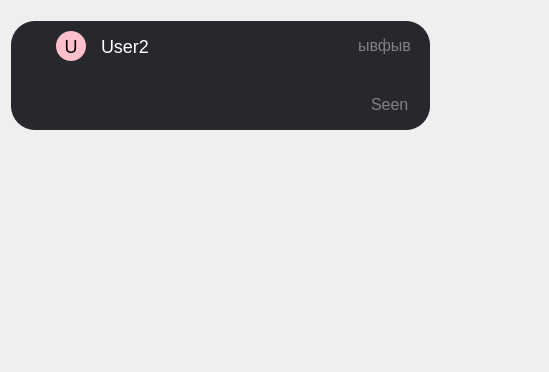
<?xml version="1.0" encoding="UTF-8"?>
<ui version="4.0">
 <class>Form</class>
 <widget class="QWidget" name="Form">
  <property name="geometry">
   <rect>
    <x>0</x>
    <y>0</y>
    <width>549</width>
    <height>372</height>
   </rect>
  </property>
  <property name="windowTitle">
   <string>Form</string>
  </property>
  <widget class="QFrame" name="Message_">
   <property name="geometry">
    <rect>
     <x>10</x>
     <y>20</y>
     <width>421</width>
     <height>111</height>
    </rect>
   </property>
   <property name="sizePolicy">
    <sizepolicy hsizetype="Preferred" vsizetype="Fixed">
     <horstretch>0</horstretch>
     <verstretch>0</verstretch>
    </sizepolicy>
   </property>
   <property name="minimumSize">
    <size>
     <width>400</width>
     <height>90</height>
    </size>
   </property>
   <property name="maximumSize">
    <size>
     <width>16777215</width>
     <height>220</height>
    </size>
   </property>
   <property name="styleSheet">
    <string notr="true">QFrame {
background-color:rgba(38,40,45,255);
border-radius:25%;
border:2px solid transparent;
}

QFrame:acrtive {
	border:none;
}</string>
   </property>
   <layout class="QVBoxLayout" name="Message" stretch="1,3,1">
    <property name="spacing">
     <number>2</number>
    </property>
    <property name="leftMargin">
     <number>35</number>
    </property>
    <property name="bottomMargin">
     <number>15</number>
    </property>
    <item>
     <widget class="QFrame" name="User">
      <property name="sizePolicy">
       <sizepolicy hsizetype="Preferred" vsizetype="Fixed">
        <horstretch>0</horstretch>
        <verstretch>0</verstretch>
       </sizepolicy>
      </property>
      <property name="styleSheet">
       <string notr="true">border:none;</string>
      </property>
      <layout class="QHBoxLayout" name="_2">
       <property name="spacing">
        <number>15</number>
       </property>
       <property name="topMargin">
        <number>0</number>
       </property>
       <property name="bottomMargin">
        <number>5</number>
       </property>
       <item>
        <widget class="QPushButton" name="UserLogo">
         <property name="sizePolicy">
          <sizepolicy hsizetype="Fixed" vsizetype="Fixed">
           <horstretch>0</horstretch>
           <verstretch>0</verstretch>
          </sizepolicy>
         </property>
         <property name="minimumSize">
          <size>
           <width>30</width>
           <height>30</height>
          </size>
         </property>
         <property name="maximumSize">
          <size>
           <width>30</width>
           <height>30</height>
          </size>
         </property>
         <property name="styleSheet">
          <string notr="true">background-color:pink;
border-radius:15%;
font-size:18px;
border:none;
</string>
         </property>
         <property name="text">
          <string>U</string>
         </property>
        </widget>
       </item>
       <item>
        <widget class="QLabel" name="Users_Name">
         <property name="styleSheet">
          <string notr="true">color:white;
font-size:18px;
border:none;</string>
         </property>
         <property name="text">
          <string>User2</string>
         </property>
        </widget>
       </item>
       <item>
        <widget class="QLabel" name="date_label">
         <property name="sizePolicy">
          <sizepolicy hsizetype="Fixed" vsizetype="Preferred">
           <horstretch>0</horstretch>
           <verstretch>0</verstretch>
          </sizepolicy>
         </property>
         <property name="styleSheet">
          <string notr="true">color:grey;
font-size:16px;
border:none;</string>
         </property>
         <property name="text">
          <string>&lt;html&gt;&lt;head/&gt;&lt;body&gt;&lt;p&gt;ывфыв&lt;/p&gt;&lt;/body&gt;&lt;/html&gt;</string>
         </property>
        </widget>
       </item>
      </layout>
     </widget>
    </item>
    <item>
     <widget class="QLabel" name="Message_Text">
      <property name="sizePolicy">
       <sizepolicy hsizetype="Preferred" vsizetype="Expanding">
        <horstretch>0</horstretch>
        <verstretch>0</verstretch>
       </sizepolicy>
      </property>
      <property name="styleSheet">
       <string notr="true">color:white;
font-size:16px;
margin-left:30px;
border:none;</string>
      </property>
      <property name="text">
       <string/>
      </property>
     </widget>
    </item>
    <item>
     <widget class="QFrame" name="horizontalFrame">
      <property name="sizePolicy">
       <sizepolicy hsizetype="Preferred" vsizetype="Fixed">
        <horstretch>0</horstretch>
        <verstretch>0</verstretch>
       </sizepolicy>
      </property>
      <property name="maximumSize">
       <size>
        <width>16777215</width>
        <height>20</height>
       </size>
      </property>
      <property name="styleSheet">
       <string notr="true">border:none;
margin:0px;
padding:0px;</string>
      </property>
      <layout class="QHBoxLayout" name="horizontalLayout">
       <property name="topMargin">
        <number>0</number>
       </property>
       <property name="rightMargin">
        <number>11</number>
       </property>
       <property name="bottomMargin">
        <number>0</number>
       </property>
       <item alignment="Qt::AlignRight">
        <widget class="QLabel" name="WasSeenlabel">
         <property name="sizePolicy">
          <sizepolicy hsizetype="Fixed" vsizetype="Preferred">
           <horstretch>0</horstretch>
           <verstretch>0</verstretch>
          </sizepolicy>
         </property>
         <property name="styleSheet">
          <string notr="true">color:grey;
font-size:16px;
border:none;</string>
         </property>
         <property name="text">
          <string>Seen</string>
         </property>
        </widget>
       </item>
      </layout>
     </widget>
    </item>
   </layout>
  </widget>
 </widget>
 <resources/>
 <connections/>
</ui>
